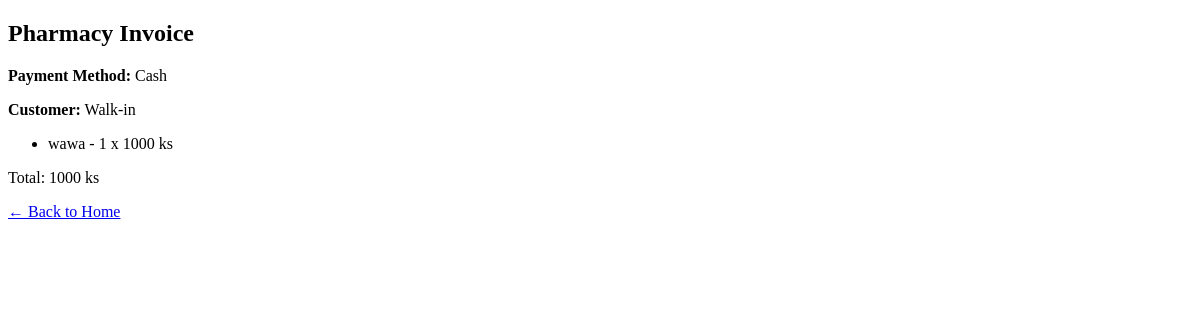
/print-preview/ (signed in), run on an earlier commit of the app's database.
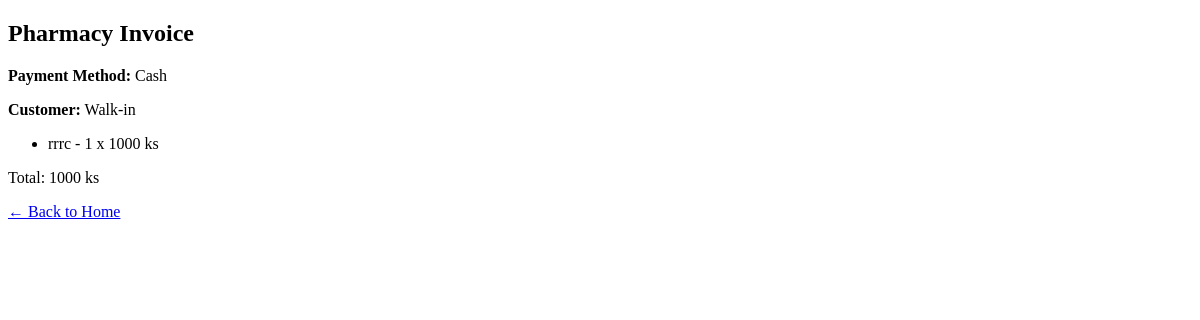
And on a later commit of the database.
### ourapp/models.py (models this page shows, shortened)
class Cart(models.Model):
    user = models.ForeignKey(User, on_delete=models.CASCADE, related_name='carts', verbose_name=_("User"))
    customer_name = models.CharField(max_length=100, blank=True, null=True, verbose_name=_("Customer Name"))
    total_amount = models.PositiveIntegerField(default=0, verbose_name=_("Total Amount"))
    created_date = models.DateTimeField(default=timezone.now, verbose_name=_("Created Date"))
    payment_method = models.CharField(max_length=20, blank=True, null=True, verbose_name=_("Payment Method"))
    source = models.CharField(
        max_length=10,
        choices=[('pos', _('POS')), ('online', _('Online'))],
        default='online',
        verbose_name=_("Source")
    )

class CartProduct(models.Model):
    cart = models.ForeignKey(Cart, on_delete=models.CASCADE, verbose_name=_("Cart"))
    item = models.ForeignKey(Item, on_delete=models.CASCADE, verbose_name=_("Item"))
    qty = models.PositiveIntegerField(default=0, verbose_name=_("Quantity"))
    price = models.PositiveIntegerField(default=0, verbose_name=_("Price"))

class Item(models.Model):
    category = models.ForeignKey(Category, on_delete=models.CASCADE, verbose_name=_("Category"))
    item_photo = models.ImageField(upload_to='photos', verbose_name=_("Photo"))
    primary_supplier = models.ForeignKey(Supplier, on_delete=models.CASCADE, blank=True, null=True, verbose_name=_("Primary Supplier"))
    strength = models.CharField(max_length=50, blank=True, null=True, verbose_name=_("Strength"))
    item_name = models.CharField(max_length=255, verbose_name=_("Item Name"))
    item_quantity = models.PositiveIntegerField(verbose_name=_("Quantity"))
    item_price = models.PositiveIntegerField(verbose_name=_("Selling Price"))
    purcharse_price = models.PositiveIntegerField(default=0, verbose_name=_("Purchase Price"))
    reorder_level = models.PositiveIntegerField(default=0, blank=True, null=True, verbose_name=_("Reorder Level"))
    item_description = models.TextField(verbose_name=_("Description"))
    exp_date = models.DateField(verbose_name=_("Expiry Date"))
    brand_name = models.CharField(max_length=255, blank=True, null=True, verbose_name=_("Brand Name"))
    batch_number = models.CharField(max_length=100, blank=True, null=True, verbose_name=_("Batch Number"))
    stock_minimum = models.PositiveIntegerField(default=10, verbose_name=_("Minimum Stock"))
    is_limited = models.BooleanField(default=False, verbose_name=_("Limited Stock"))
    max_quantity = models.PositiveIntegerField(default=5, verbose_name=_("Maximum Quantity"))
    last_ordered = models.DateField(blank=True, null=True, verbose_name=_("Last Ordered"))

### ourapp/views.py (the view)
# urls.py: path('print-preview/', print_preview, name='print_preview'),
@login_required
def print_preview(request):
    cart = Cart.objects.filter(user=request.user).order_by('-id').first()
    items = CartProduct.objects.filter(cart=cart)
    return render(request, 'print_invoice.html', {
        'cart': cart,
        'items': items
    })

### ourapp/context_processors.py (called while the page is built)
def expiry_alert_items(request):
    if request.user.is_authenticated and hasattr(request.user, 'userprofile'):
        if request.user.userprofile.role == 'pharmacist':
            today = date.today()
            threshold_date = today + timedelta(days=90)
            expiring_items = Item.objects.filter(exp_date__lte=threshold_date, exp_date__gte=today).order_by('exp_date')
            return {'expiring_items': expiring_items}
    return {}

### templates/print_invoice.html (shortened to what this page needs)
<!DOCTYPE html>
<html lang="en">
<head>
</head>
<body onload="window.print()">
    <h2>Pharmacy Invoice</h2>
    <p><strong>Payment Method:</strong> {{ cart.payment_method|title }}</p>
    <p><strong>Customer:</strong> {{ cart.customer_name|default:"Walk-in" }}</p>
    <ul>
        {% for item in items %}
        <li>{{ item.item.item_name }} - {{ item.qty }} x {{ item.price }} ks</li>
        {% endfor %}
    </ul>
    <p>Total: {{ cart.total_amount }} ks</p>
<div class="text-center mt-6">
    <a href="{% url 'pharmacist_dashboard' %}"
       class="bg-blue-600 text-white px-4 py-2 rounded hover:bg-blue-700">
       ← Back to Home
    </a>
</div>
</body>
</html>

What changed in the data, as far as the page shows it:
no longer on this page (row unchanged): CartProduct: item.item_name "wawa", qty "1", price "1000"
added CartProduct: item.item_name "rrrc", qty "1", price "1000"
